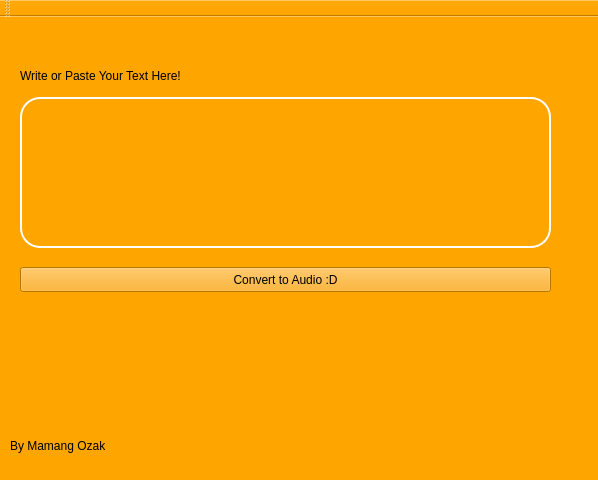
<?xml version="1.0" encoding="UTF-8"?>
<ui version="4.0">
 <class>MainWindow</class>
 <widget class="QMainWindow" name="MainWindow">
  <property name="geometry">
   <rect>
    <x>0</x>
    <y>0</y>
    <width>598</width>
    <height>480</height>
   </rect>
  </property>
  <property name="windowTitle">
   <string>Text-tp-Speech-Converter</string>
  </property>
  <property name="styleSheet">
   <string notr="true">background-color:orange </string>
  </property>
  <widget class="QWidget" name="centralwidget">
   <widget class="QLabel" name="label">
    <property name="geometry">
     <rect>
      <x>10</x>
      <y>420</y>
      <width>141</width>
      <height>17</height>
     </rect>
    </property>
    <property name="styleSheet">
     <string notr="true">text-align:center</string>
    </property>
    <property name="text">
     <string>By Mamang Ozak</string>
    </property>
   </widget>
   <widget class="QLabel" name="label_2">
    <property name="geometry">
     <rect>
      <x>20</x>
      <y>50</y>
      <width>221</width>
      <height>17</height>
     </rect>
    </property>
    <property name="text">
     <string>Write or Paste Your Text Here!</string>
    </property>
   </widget>
   <widget class="QPlainTextEdit" name="textArea">
    <property name="geometry">
     <rect>
      <x>20</x>
      <y>80</y>
      <width>531</width>
      <height>151</height>
     </rect>
    </property>
    <property name="styleSheet">
     <string notr="true">font-family: Calibri;
padding:8px;
color: white;
border-radius:20px;
font-weight:bold;
border: 2px solid white;</string>
    </property>
   </widget>
   <widget class="QPushButton" name="convertButton">
    <property name="geometry">
     <rect>
      <x>20</x>
      <y>250</y>
      <width>531</width>
      <height>25</height>
     </rect>
    </property>
    <property name="text">
     <string>Convert to Audio :D</string>
    </property>
   </widget>
  </widget>
  <widget class="QStatusBar" name="statusbar"/>
  <widget class="QToolBar" name="toolBar">
   <property name="windowTitle">
    <string>toolBar</string>
   </property>
   <attribute name="toolBarArea">
    <enum>TopToolBarArea</enum>
   </attribute>
   <attribute name="toolBarBreak">
    <bool>false</bool>
   </attribute>
  </widget>
 </widget>
 <resources/>
 <connections/>
</ui>
